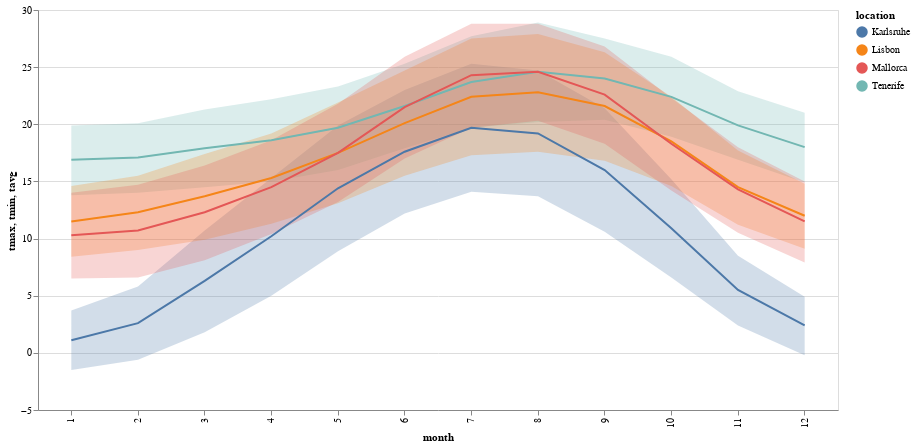

Source (notebook cell):
### Code cell
base_chart = alt.Chart(df)

label = alt.selection_single(
    encodings=['x'], # limit selection to x-axis value
    on='mouseover',  # select on mouseover events
    nearest=True,    # select data point nearest the cursor
    empty='none'     # empty selection includes no data points
)

alt.layer(
    base_chart.encode(
        x="month:O",
        y="tmax",
        y2="tmin",
        color="location"
    ).mark_area(fillOpacity=.25) ,

    base_chart.encode(
        x="month:O",
        y="tavg",
        color="location"
    ).mark_line(),

        # add a rule mark to serve as a guide line
    alt.Chart().mark_rule(color='#aaa').encode(
            x='month:O'
        ).transform_filter(label),

    # add circle marks for selected time points, hide unselected points
    base_chart.mark_circle().encode(
            opacity=alt.condition(label, alt.value(1), alt.value(0))
        ).add_selection(label)
).properties(
    width=800,
    height=400
)

### Figure 1 — Vega-Lite specification as saved in the notebook (floating-point values rounded to 4 significant figures)
{"config": {"view": {"continuousWidth": 400, "continuousHeight": 300}}, "layer": [{"data": {"name": "data-894c72e6b4280a3957a29910620beb0d"}, "mark": {"type": "area", "fillOpacity": 0.25}, "encoding": {"color": {"type": "nominal", "field": "location"}, "x": {"type": "ordinal", "field": "month"}, "y": {"type": "quantitative", "field": "tmax"}, "y2": {"field": "tmin"}}}, {"data": {"name": "data-894c72e6b4280a3957a29910620beb0d"}, "mark": "line", "encoding": {"color": {"type": "nominal", "field": "location"}, "x": {"type": "ordinal", "field": "month"}, "y": {"type": "quantitative", "field": "tavg"}}}, {"mark": {"type": "rule", "color": "#aaa"}, "encoding": {"x": {"type": "ordinal", "field": "month"}}, "transform": [{"filter": {"selection": "selector001"}}]}, {"data": {"name": "data-894c72e6b4280a3957a29910620beb0d"}, "mark": "circle", "encoding": {"opacity": {"condition": {"value": 1, "selection": "selector001"}, "value": 0}}, "selection": {"selector001": {"type": "single", "encodings": ["x"], "on": "mouseover", "nearest": true, "empty": "none"}}}], "height": 400, "width": 800, "$schema": "https://vega.github.io/schema/vega-lite/v4.8.1.json", "datasets": {"data-894c72e6b4280a3957a29910620beb0d": [{"month": 1, "tavg": 1.1, "tmin": -1.5, "tmax": 3.7, "prcp": 50, "pres": null, "tsun": null, "location": "Karlsruhe"}, {"month": 2, "tavg": 2.6, "tmin": -0.6, "tmax": 5.8, "prcp": 51, "pres": null, "tsun": null, "location": "Karlsruhe"}, {"month": 3, "tavg": 6.3, "tmin": 1.8, "tmax": 10.7, "prcp": 45, "pres": null, "tsun": null, "location": "Karlsruhe"}, {"month": 4, "tavg": 10.2, "tmin": 5.0, "tmax": 15.3, "prcp": 56, "pres": null, "tsun": null, "location": "Karlsruhe"}, {"month": 5, "tavg": 14.4, "tmin": 8.9, "tmax": 19.9, "prcp": 72, "pres": null, "tsun": null, "location": "Karlsruhe"}, {"month": 6, "tavg": 17.6, "tmin": 12.2, "tmax": 23.0, "prcp": 84, "pres": null, "tsun": null, "location": "Karlsruhe"}, {"month": 7, "tavg": 19.7, "tmin": 14.1, "tmax": 25.3, "prcp": 69, "pres": null, "tsun": null, "location": "Karlsruhe"}, {"month": 8, "tavg": 19.2, "tmin": 13.7, "tmax": 24.7, "prcp": 72, "pres": null, "tsun": null, "location": "Karlsruhe"}, {"month": 9, "tavg": 16.0, "tmin": 10.6, "tmax": 21.4, "prcp": 57, "pres": null, "tsun": null, "location": "Karlsruhe"}, {"month": 10, "tavg": 10.9, "tmin": 6.6, "tmax": 15.2, "prcp": 51, "pres": null, "tsun": null, "location": "Karlsruhe"}, {"month": 11, "tavg": 5.5, "tmin": 2.4, "tmax": 8.5, "prcp": 63, "pres": null, "tsun": null, "location": "Karlsruhe"}, {"month": 12, "tavg": 2.4, "tmin": -0.2, "tmax": 4.9, "prcp": 58, "pres": null, "tsun": null, "location": "Karlsruhe"}, {"month": 1, "tavg": 16.9, "tmin": 13.8, "tmax": 19.9, "prcp": 60, "pres": null, "tsun": null, "location": "Tenerife"}, {"month": 2, "tavg": 17.1, "tmin": 14.0, "tmax": 20.1, "prcp": 48, "pres": null, "tsun": null, "location": "Tenerife"}, {"month": 3, "tavg": 17.9, "tmin": 14.5, "tmax": 21.3, "prcp": 43, "pres": null, "tsun": null, "location": "Tenerife"}, {"month": 4, "tavg": 18.6, "tmin": 15.0, "tmax": 22.2, "prcp": 22, "pres": null, "tsun": null, "location": "Tenerife"}, {"month": 5, "tavg": 19.7, "tmin": 16.0, "tmax": 23.3, "prcp": 10, "pres": null, "tsun": null, "location": "Tenerife"}, {"month": 6, "tavg": 21.6, "tmin": 17.9, "tmax": 25.3, "prcp": 4, "pres": null, "tsun": null, "location": "Tenerife"}, {"month": 7, "tavg": 23.7, "tmin": 19.7, "tmax": 27.7, "prcp": 1, "pres": null, "tsun": null, "location": "Tenerife"}, {"month": 8, "tavg": 24.6, "tmin": 20.2, "tmax": 28.9, "prcp": 1, "pres": null, "tsun": null, "location": "Tenerife"}, {"month": 9, "tavg": 24.0, "tmin": 20.4, "tmax": 27.5, "prcp": 7, "pres": null, "tsun": null, "location": "Tenerife"}, {"month": 10, "tavg": 22.4, "tmin": 18.9, "tmax": 25.9, "prcp": 39, "pres": null, "tsun": null, "location": "Tenerife"}, {"month": 11, "tavg": 19.9, "tmin": 16.9, "tmax": 22.9, "prcp": 70, "pres": null, "tsun": null, "location": "Tenerife"}, {"month": 12, "tavg": 18.0, "tmin": 14.9, "tmax": 21.0, "prcp": 75, "pres": null, "tsun": null, "location": "Tenerife"}, {"month": 1, "tavg": 11.5, "tmin": 8.4, "tmax": 14.6, "prcp": 106, "pres": null, "tsun": null, "location": "Lisbon"}, {"month": 2, "tavg": 12.3, "tmin": 9.0, "tmax": 15.5, "prcp": 98, "pres": null, "tsun": null, "location": "Lisbon"}, {"month": 3, "tavg": 13.7, "tmin": 9.9, "tmax": 17.4, "prcp": 77, "pres": null, "tsun": null, "location": "Lisbon"}, {"month": 4, "tavg": 15.3, "tmin": 11.3, "tmax": 19.2, "prcp": 56, "pres": null, "tsun": null, "location": "Lisbon"}, {"month": 5, "tavg": 17.5, "tmin": 13.1, "tmax": 21.9, "prcp": 43, "pres": null, "tsun": null, "location": "Lisbon"}, {"month": 6, "tavg": 20.1, "tmin": 15.5, "tmax": 24.7, "prcp": 21, "pres": null, "tsun": null, "location": "Lisbon"}, {"month": 7, "tavg": 22.4, "tmin": 17.3, "tmax": 27.5, "prcp": 4, "pres": null, "tsun": null, "location": "Lisbon"}, {"month": 8, "tavg": 22.8, "tmin": 17.6, "tmax": 27.9, "prcp": 5, "pres": null, "tsun": null, "location": "Lisbon"}, {"month": 9, "tavg": 21.6, "tmin": 16.8, "tmax": 26.3, "prcp": 24, "pres": null, "tsun": null, "location": "Lisbon"}, {"month": 10, "tavg": 18.5, "tmin": 14.6, "tmax": 22.4, "prcp": 74, "pres": null, "tsun": null, "location": "Lisbon"}, {"month": 11, "tavg": 14.5, "tmin": 11.2, "tmax": 17.7, "prcp": 110, "pres": null, "tsun": null, "location": "Lisbon"}, {"month": 12, "tavg": 12.0, "tmin": 9.1, "tmax": 14.8, "prcp": 109, "pres": null, "tsun": null, "location": "Lisbon"}, {"month": 1, "tavg": 10.3, "tmin": 6.5, "tmax": 14.0, "prcp": 41, "pres": null, "tsun": null, "location": "Mallorca"}, {"month": 2, "tavg": 10.7, "tmin": 6.6, "tmax": 14.7, "prcp": 36, "pres": null, "tsun": null, "location": "Mallorca"}, {"month": 3, "tavg": 12.3, "tmin": 8.1, "tmax": 16.4, "prcp": 33, "pres": null, "tsun": null, "location": "Mallorca"}, {"month": 4, "tavg": 14.5, "tmin": 10.4, "tmax": 18.6, "prcp": 38, "pres": null, "tsun": null, "location": "Mallorca"}, {"month": 5, "tavg": 17.5, "tmin": 13.2, "tmax": 21.8, "prcp": 31, "pres": null, "tsun": null, "location": "Mallorca"}, {"month": 6, "tavg": 21.5, "tmin": 17.0, "tmax": 25.9, "prcp": 17, "pres": null, "tsun": null, "location": "Mallorca"}, {"month": 7, "tavg": 24.3, "tmin": 19.7, "tmax": 28.8, "prcp": 6, "pres": null, "tsun": null, "location": "Mallorca"}, {"month": 8, "tavg": 24.6, "tmin": 20.3, "tmax": 28.8, "prcp": 21, "pres": null, "tsun": null, "location": "Mallorca"}, {"month": 9, "tavg": 22.6, "tmin": 18.3, "tmax": 26.8, "prcp": 52, "pres": null, "tsun": null, "location": "Mallorca"}, {"month": 10, "tavg": 18.3, "tmin": 14.2, "tmax": 22.3, "prcp": 81, "pres": null, "tsun": null, "location": "Mallorca"}, {"month": 11, "tavg": 14.3, "tmin": 10.5, "tmax": 18.0, "prcp": 55, "pres": null, "tsun": null, "location": "Mallorca"}, {"month": 12, "tavg": 11.5, "tmin": 7.9, "tmax": 15.0, "prcp": 51, "pres": null, "tsun": null, "location": "Mallorca"}]}}
